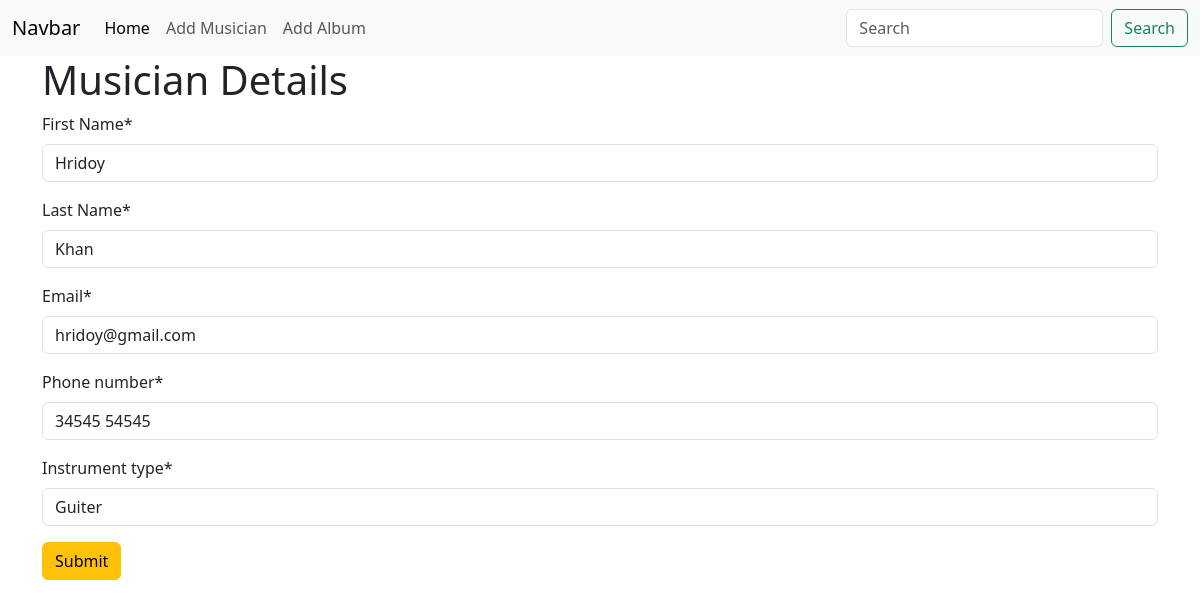
Screenshot of /musicians/edit/9 with the database file from the repository.
### musician/models.py (models this page shows, shortened)
class Musician(models.Model):
    f_name=models.CharField(max_length=50)  #labels="First Name" will be added later on forms
    l_name=models.CharField(max_length=50)
    email=models.EmailField(default="example@example.com")
    phone_number = models.CharField(max_length=12)
    instrument_type=models.CharField(max_length=20,null=True)

### musician/views.py (the view)
# urls.py: path('edit/<int:id>',views.edit_musician,name='edit_muscian'),
def edit_musician(request,id):
    data=Musician.objects.get(pk=id)
    musiciain=forms.MusicianForm(instance=data)
    if request.method == 'POST':
        musiciain=forms.MusicianForm(request.POST ,instance=data)
        if musiciain.is_valid():
            musiciain.save(commit=True)
            return redirect ('homepage')
    return render(request,'add_musician.html',{'form':musiciain})

### musician/forms.py
class MusicianForm(forms.ModelForm):
    class Meta:
        model=Musician
        fields='__all__'
        labels = {
            'f_name':"First Name",
            'l_name':'Last Name',
        }
        widgets ={
            'phone_number':forms.TextInput(attrs={'type':'tel','placeholder':"Enter Mobile Number","class":'form-control',}),
        }

### musician/templates/add_musician.html (shortened to what this page needs)
{%extends 'base.html'%}
{% load crispy_forms_tags  %}
{% block content%}
   <form method="post" class="container">
    <h1>Musician Details</h1>
    {{form | crispy}}
    <button type="submit" class="btn btn-warning">Submit</button>
   </form>
{%endblock%}

### rows the page displays
Musician: f_name "Hridoy", l_name "Khan", email "hridoy@gmail.com", phone_number "34545 54545", instrument_type "Guiter"
